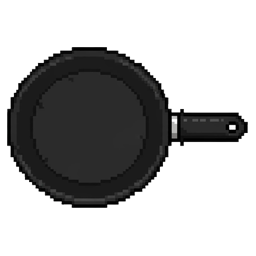
#> input picture kitchen-loop/assets/pan_black.png, 256 x 256 px
$ python -i card_art.py   (imports and definitions only)
#> lines starting #> are read from the running program, lines starting #| are printed output that depends on the picture
"""Card illustrations (Daniel: every card's art must match its name, nothing cut off).

Dev tool, not part of the game: `python3 scripts/card_art.py [card_id ...]` (needs Pillow + numpy).
Each card gets a themed backdrop and its own subject, built from the game's sprites plus small props drawn here
in the same pixel art (4 px blocks with a dark outline). Outputs:
  src/assets/sprites/cards/bg_<theme>.png   backdrops, shared by several cards
  src/assets/sprites/cards/<card id>.png    the subject on a transparent canvas (the album's silhouette uses it)
  src/assets/cardBackdrops.json             each card's backdrop (null: the art is a full scene)
The six cards that assets/ref/cards_ref.jpg already illustrates use that art as a full scene (<card id>.jpg).
Text never goes into the art (it could not be translated): only numbers and symbols.
"""
import json
import math
import random
import sys
from pathlib import Path

import numpy as np
from PIL import Image, ImageDraw, ImageFilter

ROOT = Path(__file__).resolve().parent.parent
SPRITES = ROOT / "src" / "assets" / "sprites"
OUT = SPRITES / "cards"
REF_CARDS = ROOT / "assets" / "ref" / "cards_ref.jpg"

W, H = 240, 280  # the card's art box ratio; the essentials stay inside the middle 240 × 240
P = 4  # pixel-art block of faces and backdrops
Q = 6  # pixel-art block of the props
LINE = 3  # outline width, as in the sprites
GW, GH = W // P, H // P

PAL = {
    "k": (59, 42, 32), "w": (255, 255, 255), "c": (255, 243, 214), "t": (222, 184, 135), "T": (184, 138, 92),
    "y": (255, 213, 79), "Y": (255, 236, 150), "o": (245, 150, 30), "O": (200, 110, 20), "r": (229, 57, 53),
    "R": (160, 30, 35), "p": (244, 143, 177), "P": (236, 64, 122), "b": (100, 181, 246), "B": (40, 90, 170),
    "l": (190, 232, 255), "g": (102, 187, 106), "G": (46, 125, 50), "n": (141, 94, 60), "N": (93, 64, 40),
    "s": (214, 222, 228), "S": (140, 158, 170), "d": (90, 100, 110), "v": (171, 71, 188), "V": (106, 27, 154),
    "z": (255, 255, 255), "e": (205, 212, 222, 220), "E": (255, 255, 255, 110), "m": (120, 120, 120, 160),
    "q": (40, 40, 48), "x": (0, 0, 0, 0),
}
OUTLINE = PAL["k"] + (255,)


def rgba(c):
    return c if len(c) == 4 else c + (255,)


# ---------------------------------------------------------------- sprites

_cache = {}


# Pip's poses with something loose around his head (a coin, a sparkle, confetti, a question mark) and their twin:
# the pose drawn identically without it. Measured pixel by pixel: proud, celebrating and confused differ from their
# twin only in those loose bits; winking also in its winking eye, inside this box (x0, y0, x1, y1 of the 192 px
# sprite), the only thing taken from the pose.
PIP_TWINS = {"winking": "neutral", "proud": "thumbs_up", "celebrating": "happy", "confused": "neutral"}
PIP_FACE = {"winking": (104, 64, 132, 100)}  # the sparkle starts at x 133


# [40 lines left out: functions without_extras, sprite, tint, golden, not called in this run]


def darken(img, k):
    return tint(img, lambda rgb: rgb * k)


def bluish(img, k=0.75):
    return tint(img, lambda rgb: rgb * np.array([k * 0.85, k * 0.9, k * 1.15]))


class Card:
    """Canvas for one card's subject. `last` is the box of the last thing placed, for faces and props."""

    def __init__(self):
        self.img = Image.new("RGBA", (W, H))
        self.last = (0, 0, W, H)

    # [23 lines left out: functions put, _paste, not called in this run]

    def at(self, fx, fy):
        x0, y0, x1, y1 = self.last
        return x0 + (x1 - x0) * fx, y0 + (y1 - y0) * fy

    # [9 lines left out: function pat, not called in this run]

    def layer(self, art, x, y):
        self._paste(art, round(x - art.width / 2), round(y - art.height / 2))
        return self


# [35 lines left out: functions pattern, with_outline, shape, not called in this run]


# ---------------------------------------------------------------- faces and small props

# Faces in the style of the reference cards (assets/ref/cards_ref.jpg): big eyes with a white shine, clear brows
# and mouths. `mirror` eyes are drawn flipped on the right-hand side.
EYES = {
    "dot": [".kk.", "kwkk", "kkkk", ".kk."],
    "big": [".kkk.", "kwwkk", "kwkkk", "kkkkk", ".kkk."],
    "happy": [".kk.", "k..k"],
    "closed": ["k..k", ".kk."],
    "side": ["kkkk", "..wk", "..kk"],
    "o": [".kk.", "k..k", "k..k", ".kk."],
    "x": ["k..k", ".kk.", ".kk.", "k..k"],
    "swirl": ["kkkk", "k..k", "k.kk", "k..."],
    "squint": ["k...", ".kk.", "...k", ".kk.", "k..."],
    "star": [".y.", "yyy", ".y."],
    "wink": ["k..k", ".kk."],
    "glow": ["yyy", "yYy", "yyy"],
}
MIRROR_EYES = {"side", "squint"}
MOUTHS = {
    "smile": ["k....k", ".kkkk."],
    "grin": ["kkkkkk", "krrrrk", ".kkkk."],
    "sad": [".kkkk.", "k....k"],
    "wavy": ["kk..kk", "..kk.."],
    "o": [".kk.", "k..k", ".kk."],
    "flat": ["kkkk"],
    "small": ["k..k", ".kk."],
    "shout": [".kkkk.", "krrrrk", "krrrrk", ".kkkk."],
    "grit": ["kkkkkk", "kwkwkk", "kkkkkk"],
    "cat": ["k.kk.k", ".k..k."],
    "pout": [".kk.", "k..k"],
}
BROWS = {
    "angry": (["kk..", "..kk"], ["..kk", "kk.."]),
    "sad": (["..kk", "kk.."], ["kk..", "..kk"]),
    "up": ([".kkk", "k..."], ["kkk.", "...k"]),
}


# [18 lines left out: function face, not called in this run]


PROPS = {
    "tear": [".b.", "bbb", "blb", ".b."],
    "sweat": [".l.", "lll", "lwl", ".l."],
    "heart": [".pp.pp.", "pwpppPp", "pppppPp", ".pppPp.", "..pPp..", "...p..."],
    "red_heart": [".rr.rr.", "rwrrrRr", "rrrrrRr", ".rrrRr.", "..rRr..", "...r..."],
    "sparkle": ["...y...", "...y...", "..yYy..", "yyYzYyy", "..yYy..", "...y...", "...y..."],
    "star": ["...y...", "..yyy..", "yyyYyyy", ".yyyyy.", "..yyy..", ".yy.yy.", "yy...yy"],
    "note": ["..kkkk", "..k..k", "..k..k", "kkk.kkk", "kkk.kkk"],
    "z": ["zzzz", "..z.", ".z..", "zzzz"],
    "question": [".yyy.", "yy.yy", "...yy", "..yy.", "..y..", ".....", "..y.."],
    "exclaim": ["yy", "yy", "yy", "yy", "..", "yy"],
    "coin": [".yyy.", "yYyyO", "yyYyO", "yyyyO", ".OOO."],
    "crown": ["y...y...y", "yy.yyy.yy", "yyyyyyyyy", "yyryyybyy", "OOOOOOOOO"],
    "crumb": ["tT", "TT"],
    "drop_oil": [".y.", "yYy", "yyo", ".o."],
    "check": ["......g", ".....gg", "g...gg.", "gg.gg..", ".ggg...", "..g...."],
    "chili": ["..G", ".r.", "rr.", "rr.", ".r."],
}


# [9 lines left out: function steam, not called in this run]


def motion(card, x, y, n=3, length=6, gap=4, color="S"):
    for i in range(n):
        card.pat([color * (length - (i % 2) * 2)], x - (i % 2) * P, y + i * gap * P, outline=False)


# [23 lines left out: functions confetti, twinkles, speech, not called in this run]


DIGITS = {
    "0": ["www", "w.w", "w.w", "w.w", "www"], "1": [".w.", "ww.", ".w.", ".w.", "www"],
    "2": ["www", "..w", "www", "w..", "www"], "3": ["www", "..w", ".ww", "..w", "www"],
    "x": ["...", "w.w", ".w.", "w.w", "..."], "4": ["w.w", "w.w", "www", "..w", "..w"],
    "5": ["www", "w..", "www", "..w", "www"], "8": ["www", "w.w", "www", "w.w", "www"],
}


# [177 lines left out: functions chalk, egg_shape, ring_shape, heart_shape, cloche, bubble_helmet and 6 more, not called in this run]


def pan(card, x, y, w=120, rot=0, key="pans/default", flip=False):
    card.put(key, w=w, x=x, y=y, rot=rot, flip=flip)


# ---------------------------------------------------------------- backdrops (60 × 70 blocks)

# [7 lines left out: function grid_bg, not called in this run]


def mix(a, b, t):
    return tuple(round(a[k] + (b[k] - a[k]) * t) for k in range(3))


def noise(i, j, seed=1):
    return ((i * 73856093) ^ (j * 19349663) ^ (seed * 83492791)) % 1000 / 1000


def counter_fn(wall=(250, 236, 214), grout=(232, 212, 186), top=46, wood=((196, 136, 84), (170, 112, 66), (120, 78, 46))):
    # [10 lines left out: function fn, not called in this run]

    return fn


def window_fn(sky_fn, wall=(250, 236, 214), frame=(160, 110, 70), box=(14, 6, 46, 38), top=46, extra=None):
    base = counter_fn(wall=wall, grout=mix(wall, (0, 0, 0), 0.08), top=top)

    # [12 lines left out: function fn, not called in this run]

    return fn


# [19 lines left out: functions night_sky, dawn_sky, rain_sky, not called in this run]


def rays_fn(colors, center=(30, 32), n=16, spin=0.0, glow=None):
    # [8 lines left out: function fn, not called in this run]

    return fn


# [146 lines left out: functions dining_fn, pantry_fn, garden_fn, sea_fn, space_fn, hearts_fn and 8 more, not called in this run]


BACKDROPS = {
    "counter": counter_fn(),
    "night": window_fn(night_sky, wall=(62, 66, 110), frame=(40, 36, 60)),
    "dawn": window_fn(dawn_sky),
    "rain": window_fn(rain_sky, wall=(214, 204, 196)),
    "dining": dining_fn,
    "pantry": pantry_fn,
    "garden": garden_fn,
    "sea": sea_fn,
    "space": space_fn,
    "fire": rays_fn(((255, 140, 40), (255, 90, 40), (180, 40, 30)), glow=(18, (255, 230, 140))),
    "gold": rays_fn(((255, 226, 130), (250, 200, 90), (200, 140, 40)), glow=(20, (255, 250, 220))),
    "hearts": hearts_fn,
    "stage": stage_fn,
    "magic": magic_fn,
    "chalk": chalk_fn,
    "fridge": fridge_fn,
    "brulee": brulee_fn,
    "sun": sun_fn,
    "floor": floor_fn,
    "seawindow": window_fn(sea_window_sky),
}
#> further down, picture is the input picture: PIL image 256x256 RGBA; mean R, G, B, A 13.1, 13.1, 13.1, 89.8


# ---------------------------------------------------------------- the reference illustrations

REF_WINDOWS = {  # card: its art window in assets/ref/cards_ref.jpg (inside the painted frame)
    "angry_vegan": (114, 142, 364, 316),
    "burnt_egg": (484, 142, 734, 316),
    "triple_bacon_master": (854, 142, 1104, 316),
    "bacon_dj": (114, 502, 364, 676),
    "golden_truffle": (484, 502, 734, 676),
    "exploding_tomato": (854, 502, 1104, 676),
}


REF_SUBJECTS = {  # the part of each window around its subject (window coordinates): it fills the card's width
    "angry_vegan": (20, 0, 250, 174),
    "burnt_egg": (10, 0, 240, 174),
    "triple_bacon_master": (12, 0, 238, 140),  # the flexed arm whole, without the check marks of the reference card
    "bacon_dj": (5, 0, 245, 174),
    "golden_truffle": (40, 0, 212, 174),
    "exploding_tomato": (36, 0, 216, 174),
}


# [23 lines left out: function ref_art, not called in this run]


# ---------------------------------------------------------------- the cards

def yolk_mask(a):
    return (a[..., 0] - a[..., 2] > 60) & (a[..., 1] < 240) & (a[..., 3] > 200)


# [24 lines left out: functions egg_yolk_centre, double_yolk_egg, not called in this run]


def C():
    return Card()


def put_face(card, key, fx, fy, **kw):  # key: what the face is on (for reading the card list)
    x, y = card.at(fx, fy)
    face(card, x, y, **kw)


INGREDIENT_FACE = {  # where a face sits on each ingredient sprite (fractions of its box)
    "tomato": (0.5, 0.58), "potato": (0.5, 0.5), "cheese": (0.6, 0.62), "mushroom": (0.5, 0.36), "onion": (0.5, 0.64),
    "bread": (0.5, 0.56), "bacon": (0.5, 0.5), "truffle": (0.5, 0.52), "herbs": (0.6, 0.3),
}


# [797 lines left out: functions ing, build_cards, not called in this run]


# Cards whose art is meant to reach the edges: the reference illustrations and the fridge's light.
FULL_BLEED = set(REF_WINDOWS) | {"midnight_snack"}
MARGIN = 5


def fit_inside(img):
    """Nothing is cut off (Daniel): if the art reaches the card's edges, it is scaled down around its centre and
    moved inside a small margin."""
    box = img.getchannel("A").point(lambda a: 255 if a > 128 else 0).getbbox()
#> box = (7, 47, 248, 208)
    if not box:
        return img
    x0, y0, x1, y1 = box
#> x0 = 7; y0 = 47; x1 = 248; y1 = 208
    if x0 >= MARGIN and y0 >= MARGIN and x1 <= W - MARGIN and y1 <= H - MARGIN:
        return img
    full = img.getbbox()
#> full = (7, 47, 248, 208)
    art = img.crop(full)
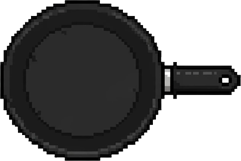
#> art: PIL image 241x161 RGBA; mean R, G, B, A 22.1, 22.1, 22.1, 151.7; transparent parts drawn white
    scale = min(1, (W - 2 * MARGIN) / (x1 - x0), (H - 2 * MARGIN) / (y1 - y0))
#> scale = 0.954
    art = art.resize((round(art.width * scale), round(art.height * scale)), Image.LANCZOS)
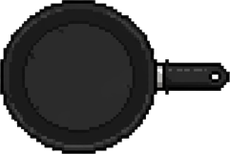
#> art: PIL image 230x154 RGBA; mean R, G, B, A 23.1, 23.1, 23.1, 151.7; transparent parts drawn white
    left = round(full[0] + (full[2] - full[0]) * (1 - scale) / 2)
#> left = 12
    top = round(full[1] + (full[3] - full[1]) * (1 - scale) / 2)
#> top = 51
    left = min(max(left, MARGIN - round((x0 - full[0]) * scale)), W - MARGIN - round((x1 - full[0]) * scale))
#> left = 5
    top = min(max(top, MARGIN - round((y0 - full[1]) * scale)), H - MARGIN - round((y1 - full[1]) * scale))
    out = Image.new("RGBA", (W, H))
#> out: PIL image 240x280 RGBA; every value is 0
    out.alpha_composite(art, (max(0, left), max(0, top)))
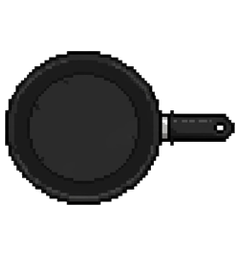
#> out: PIL image 240x280 RGBA; mean R, G, B, A 12.2, 12.2, 12.2, 80; transparent parts drawn white
    return out


# [24 lines left out: function main, not called in this run]


# [3 lines not run here, left out]

>>> from PIL import Image
>>> picture = Image.open('../assets/pan_black.png')
>>> result = fit_inside(picture)
